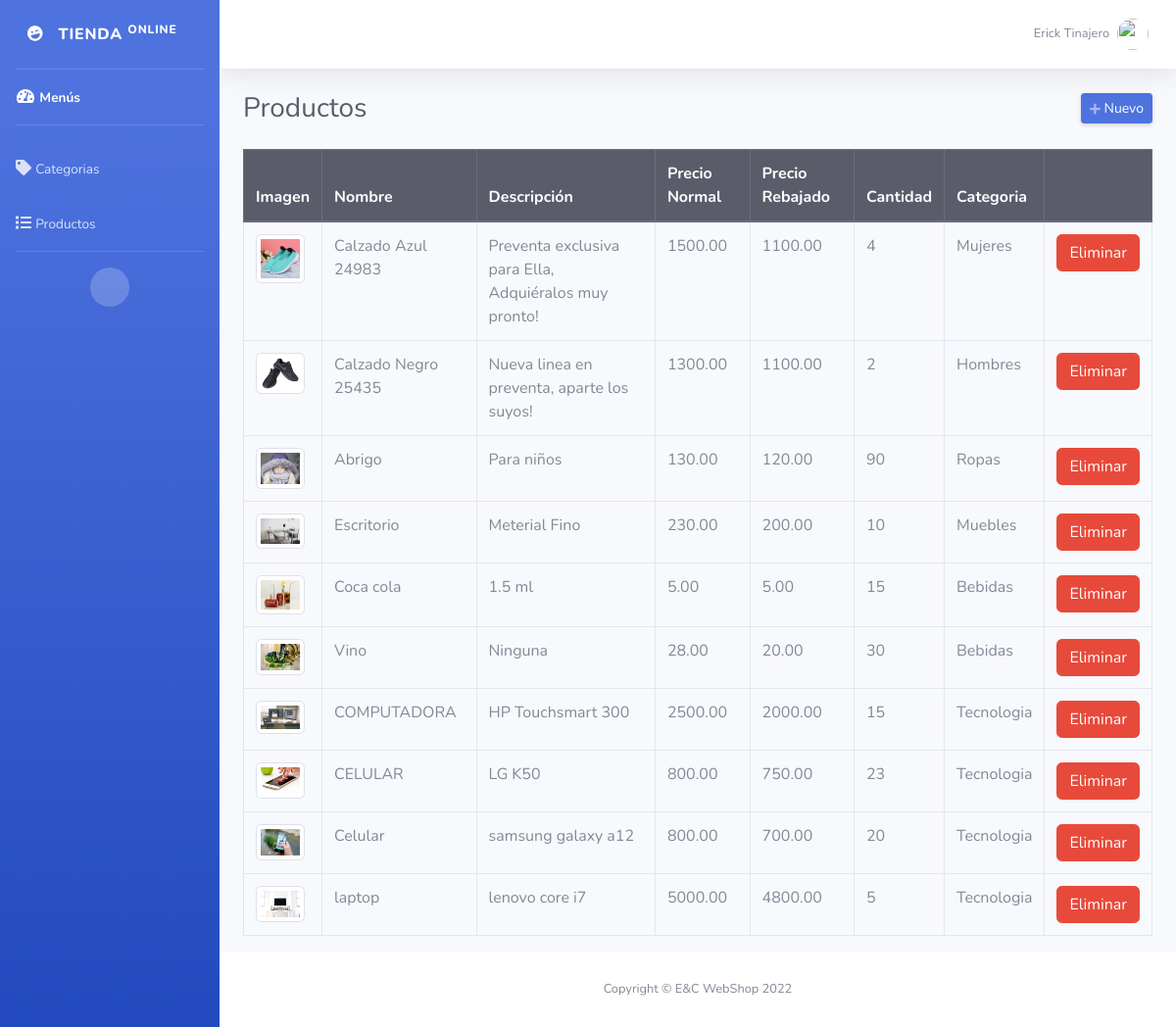
The page /admin/productos.php (signed in) on the database its author committed.
### tables this page shows
CREATE TABLE `productos` (
  `id` int(11) NOT NULL,
  `nombre` varchar(255) NOT NULL,
  `descripcion` text NOT NULL,
  `precio_normal` decimal(10,2) NOT NULL,
  `precio_rebajado` decimal(10,2) NOT NULL,
  `cantidad` int(11) NOT NULL,
  `imagen` varchar(50) NOT NULL,
  `id_categoria` int(11) NOT NULL
);

CREATE TABLE `categorias` (
  `id` int(11) NOT NULL,
  `categoria` varchar(50) NOT NULL
);

### admin/productos.php (the view, shortened to what this page needs)
<?php
require_once "../config/conexion.php";
include("includes/header.php"); ?>
<div class="d-sm-flex align-items-center justify-content-between mb-4">
    <h1 class="h3 mb-0 text-gray-800">Productos</h1>
    <a href="#" class="d-none d-sm-inline-block btn btn-sm btn-primary shadow-sm" id="abrirProducto"><i class="fas fa-plus fa-sm text-white-50"></i> Nuevo</a>
</div>
<div class="row">
    <div class="col-md-12">
        <div class="table-responsive">
            <table class="table table-hover table-bordered" style="width: 100%;">
                <thead class="thead-dark">
                    <tr>
                        <th>Imagen</th>
                        <th>Nombre</th>
                        <th>Descripción</th>
                        <th>Precio Normal</th>
                        <th>Precio Rebajado</th>
                        <th>Cantidad</th>
                        <th>Categoria</th>
                        <th></th>
                    </tr>
                </thead>
                <tbody>
                    <?php
                    $query = mysqli_query($conexion, "SELECT p.*, c.id AS id_cat, c.categoria FROM productos p INNER JOIN categorias c ON c.id = p.id_categoria ORDER BY p.id DESC");
                    while ($data = mysqli_fetch_assoc($query)) { ?>
                        <tr>
                            <td><img class="img-thumbnail" src="../assets/img/<?php echo $data['imagen']; ?>" width="50"></td>
                            <td><?php echo $data['nombre']; ?></td>
                            <td><?php echo $data['descripcion']; ?></td>
                            <td><?php echo $data['precio_normal']; ?></td>
                            <td><?php echo $data['precio_rebajado']; ?></td>
                            <td><?php echo $data['cantidad']; ?></td>
                            <td><?php echo $data['categoria']; ?></td>
                            <td>
                                <form method="post" action="eliminar.php?accion=pro&id=<?php echo $data['id']; ?>" class="d-inline eliminar">
                                    <button class="btn btn-danger" type="submit">Eliminar</button>
                                </form>
                            </td>
                        </tr>
                    <?php } ?>
                </tbody>
            </table>
        </div>
    </div>
</div>
<?php include("includes/footer.php"); ?>

### rows shown on the page
productos: imagen (picture), nombre "Calzado Azul 24983", descripcion "Preventa exclusiva para Ella, Adquiéralos muy pronto!", precio_normal "1500.00", precio_rebajado "1100.00", cantidad "4", id_categoria.categoria "Mujeres"
productos: imagen (picture), nombre "Calzado Negro 25435", descripcion "Nueva linea en preventa, aparte los suyos!", precio_normal "1300.00", precio_rebajado "1100.00", cantidad "2", id_categoria.categoria "Hombres"
productos: imagen (picture), nombre "Abrigo", descripcion "Para niños", precio_normal "130.00", precio_rebajado "120.00", cantidad "90", id_categoria.categoria "Ropas"
productos: imagen (picture), nombre "Escritorio", descripcion "Meterial Fino", precio_normal "230.00", precio_rebajado "200.00", cantidad "10", id_categoria.categoria "Muebles"
productos: imagen (picture), nombre "Coca cola", descripcion "1.5 ml", precio_normal "5.00", precio_rebajado "5.00", cantidad "15", id_categoria.categoria "Bebidas"
productos: imagen (picture), nombre "Vino", descripcion "Ninguna", precio_normal "28.00", precio_rebajado "20.00", cantidad "30", id_categoria.categoria "Bebidas"
productos: imagen (picture), nombre "COMPUTADORA", descripcion "HP Touchsmart 300", precio_normal "2500.00", precio_rebajado "2000.00", cantidad "15", id_categoria.categoria "Tecnologia"
productos: imagen (picture), nombre "CELULAR", descripcion "LG K50", precio_normal "800.00", precio_rebajado "750.00", cantidad "23", id_categoria.categoria "Tecnologia"
productos: imagen (picture), nombre "Celular", descripcion "samsung galaxy a12", precio_normal "800.00", precio_rebajado "700.00", cantidad "20", id_categoria.categoria "Tecnologia"
productos: imagen (picture), nombre "laptop", descripcion "lenovo core i7", precio_normal "5000.00", precio_rebajado "4800.00", cantidad "5", id_categoria.categoria "Tecnologia"

### other values the page prints
$_SESSION['nombre'] "Erick Tinajero"
